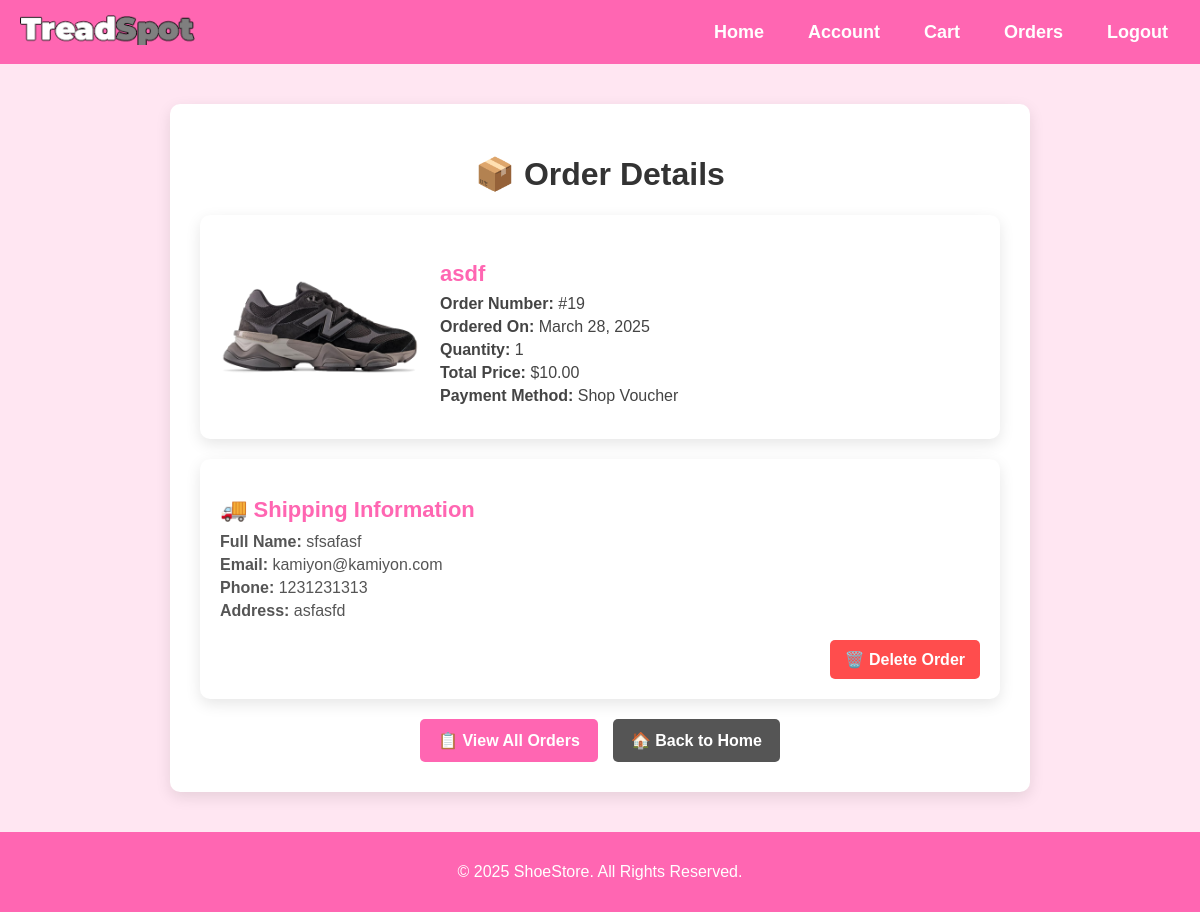
The page /user/order_details.php?id=19 (signed in) on the database its author committed.
### tables this page shows
CREATE TABLE `orders` (
  `id` int(11) NOT NULL,
  `user_id` int(11) NOT NULL,
  `product_id` int(11) NOT NULL,
  `full_name` varchar(255) NOT NULL,
  `email` varchar(255) NOT NULL,
  `phone` varchar(20) NOT NULL,
  `quantity` int(11) NOT NULL,
  `total_price` decimal(10,2) NOT NULL,
  `payment_method` enum('COD','GCash','Credit Card','Shop Voucher') NOT NULL,
  `shipping_address` text NOT NULL,
  `order_date` timestamp NOT NULL DEFAULT current_timestamp()
);

CREATE TABLE `products` (
  `id` int(11) NOT NULL,
  `name` varchar(255) NOT NULL,
  `description` text NOT NULL,
  `price` decimal(10,2) NOT NULL,
  `image` varchar(255) NOT NULL,
  `created_at` timestamp NOT NULL DEFAULT current_timestamp()
);

### user/order_details.php (the view, shortened to what this page needs)
<?php
include '../config/config.php';
$user_id = $_SESSION["user_id"];
$order_id = $_GET['id'];
$sql = "SELECT orders.id, orders.quantity, orders.total_price, orders.payment_method,
               orders.shipping_address, orders.full_name, orders.email, orders.phone, orders.order_date,
               products.name AS product_name, products.image
        FROM orders
        JOIN products ON orders.product_id = products.id
        WHERE orders.id = ? AND orders.user_id = ?";
$stmt = $conn->prepare($sql);
$stmt->bind_param("ii", $order_id, $user_id);
$stmt->execute();
$result = $stmt->get_result();
$order = $result->fetch_assoc();
?>
<!DOCTYPE html>
<html lang="en">
<head>
    <link rel="stylesheet" href="user_styles/order_details_style.css">
</head>
<body>
    <?php include 'user_includes/navbar.php'; ?>
    <div class="order-details-container">
        <h1>📦 Order Details</h1>
        <div class="order-summary">
            <img src="../uploads/<?php echo htmlspecialchars($order['image']); ?>" alt="<?php echo htmlspecialchars($order['product_name']); ?>">
            <div class="order-info">
                <h2><?php echo htmlspecialchars($order['product_name']); ?></h2>
                <p><strong>Order Number:</strong> #<?php echo $order['id']; ?></p>
                <p><strong>Ordered On:</strong> <?php echo date("F j, Y", strtotime($order['order_date'])); ?></p>
                <p><strong>Quantity:</strong> <?php echo $order['quantity']; ?></p>
                <p><strong>Total Price:</strong> $<?php echo number_format($order['total_price'], 2); ?></p>
                <p><strong>Payment Method:</strong> <?php echo $order['payment_method']; ?></p>
            </div>
        </div>
        <div class="shipping-details">
            <h2>🚚 Shipping Information</h2>
            <p><strong>Full Name:</strong> <?php echo htmlspecialchars($order['full_name']); ?></p>
            <p><strong>Email:</strong> <?php echo htmlspecialchars($order['email']); ?></p>
            <p><strong>Phone:</strong> <?php echo htmlspecialchars($order['phone']); ?></p>
            <p><strong>Address:</strong> <?php echo htmlspecialchars($order['shipping_address']); ?></p>
            <div style="text-align: right; margin-top: 20px;">
                <a href="order_details_confirm_delete.php?id=<?php echo $order['id']; ?>" class="btn delete-btn">🗑️ Delete Order</a>
            </div>
        </div>
        <div class="button-group">
            <a href="orders.php" class="btn">📋 View All Orders</a>
            <a href="index.php" class="btn back-btn">🏠 Back to Home</a>
        </div>
    </div>
    <?php include 'user_includes/footer.php'; ?>
</body>
</html>

### user/user_styles/order_details_style.css (style rules this page uses)
body { font-family: 'Poppins', sans-serif; margin: 0; padding: 0; background-color: #ffe6f2; color: #333; display: flex; flex-direction: column; min-height: 100vh; }
.order-details-container { width: 90%; max-width: 800px; margin: 40px auto; padding: 30px; background: white; border-radius: 10px; box-shadow: 0 5px 15px rgba(0, 0, 0, 0.1); text-align: center; }
.order-summary { display: flex; align-items: center; gap: 20px; padding: 20px; background: white; border-radius: 10px; box-shadow: 0 5px 15px rgba(0, 0, 0, 0.1); margin: 20px 0; justify-content: center; text-align: left; }
.order-summary img { width: 100%; max-width: 200px; border-radius: 10px; }
.order-info { flex: 1; }
.order-info h2 { color: #ff66b2; font-size: 22px; margin-bottom: 8px; }
.order-info p { font-size: 16px; margin: 5px 0; color: #444; }
.shipping-details { text-align: left; margin-top: 20px; padding: 20px; background: white; border-radius: 10px; box-shadow: 0 5px 15px rgba(0, 0, 0, 0.1); }
.shipping-details h2 { color: #ff66b2; font-size: 22px; margin-bottom: 10px; }
.shipping-details p { font-size: 16px; margin: 5px 0; color: #555; }
.button-group { display: flex; justify-content: center; gap: 15px; margin-top: 20px; }
.btn { display: inline-block; padding: 12px 18px; background-color: #ff66b2; color: white; text-decoration: none; border-radius: 5px; font-weight: bold; transition: 0.3s; }
.back-btn { background-color: #555; }
.delete-btn { background-color: #ff4d4d; color: white; padding: 10px 15px; border: none; border-radius: 5px; font-weight: bold; cursor: pointer; transition: 0.3s; }

### rows shown on the page
orders: product.image (picture), product.name "asdf", id "19", order_date "March 28, 2025", quantity "1", total_price "10.00", payment_method "Shop Voucher", full_name "sfsafasf", email "kamiyon@kamiyon.com", phone "1231231313", shipping_address "asfasfd"
